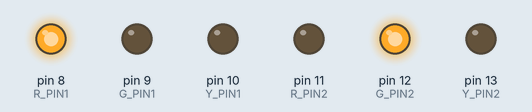
Recording of a sketch running on a simulated Arduino Uno, built with avr-gcc and run on an emulated ATmega328P. Parts: output pins drawn as LEDs (lit = HIGH). What the sketch prints to the serial monitor is not drawn.

Above: at 7.5 s.
At 27.5 s:
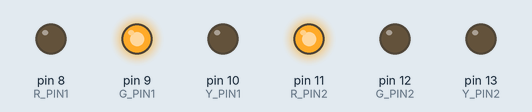
At 37.5 s:
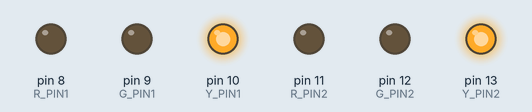
Timing chart, 0 to 52.0 s (numbered marks = the images above):
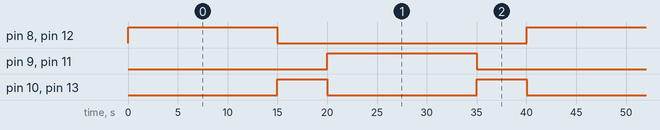

The sketch:

TrafficLight1New.ino
```cpp
/*
После последних уточнений задачи, логика работы светофоров была изменена на R->Y->G->Y, что
позволило совершенно безболезненно разнести работу светофоров по схеме:
R1->Y1->G1->Y1 - режим работы светофора для коров, время цикла = 40 сек
G2->Y2->R2->Y2 - режим работы светофора для овец, время цикла = 40 сек
Иначе говоря, система может находиться в 3 состояниях
1: R1 G2
2: Y1 Y2
3: G1 R2
Условием перехода является достижение времени работы
@Petrov Ivan 2024
*/


int State = 1;
unsigned long CowsClosedSheepsOpened = 15000;
unsigned long BothTrafficLightsYellow_firstTime = 20000;
unsigned long CowsOpenedSheepsClosed = 35000;
unsigned long BothTrafficLightsYellow_secondTime = 40000;

unsigned long t_init = 0;

short int R_PIN1 = 8;
short int G_PIN1 = 9;
short int Y_PIN1 = 10;

short int R_PIN2 = 11;
short int G_PIN2 = 12;
short int Y_PIN2 = 13;


void setup() {
  pinMode(R_PIN1, OUTPUT);
  pinMode(G_PIN1, OUTPUT);
  pinMode(Y_PIN1, OUTPUT);

  pinMode(R_PIN2, OUTPUT);
  pinMode(G_PIN2, OUTPUT);
  pinMode(Y_PIN2, OUTPUT);
  Serial.begin(9600);
}

void loop() {
  checkState();
  doState();
  Serial.println(millis() - t_init);
    Serial.println(State);
}

void doState() {

  switch (State) {
    case 1:
      controlTrafficLigths(R_PIN1, G_PIN1, Y_PIN1, 1, 0, 0);
      controlTrafficLigths(R_PIN2, G_PIN2, Y_PIN2, 0, 1, 0);
      break;

    case 2:
      controlTrafficLigths(R_PIN1, G_PIN1, Y_PIN1, 0, 0, 1);
      controlTrafficLigths(R_PIN2, G_PIN2, Y_PIN2, 0, 0, 1);
      break;

    case 3:
      controlTrafficLigths(R_PIN1, G_PIN1, Y_PIN1, 0, 1, 0);
      controlTrafficLigths(R_PIN2, G_PIN2, Y_PIN2, 1, 0, 0);
      break;
  }
}

void controlTrafficLigths(short int R_PIN, short int G_PIN, short int Y_PIN, short int valR, short int valG, short int valY) {

  digitalWrite(R_PIN, valR);  // Red pin signal
  digitalWrite(G_PIN, valG);  // Green pin signal
  digitalWrite(Y_PIN, valY);  // Blue pin signal , можно отказаться, т.к. не используется
}

unsigned long checkState() {

  if (millis() - t_init < BothTrafficLightsYellow_secondTime)
  {
    State = 2;
  }

  if (millis() - t_init < CowsOpenedSheepsClosed) {
    State = 3;
  }

  if (millis() - t_init < BothTrafficLightsYellow_firstTime)
  {
    State = 2;
  }

  if (millis() - t_init < CowsClosedSheepsOpened)
  {
    State = 1;
  }
  if (millis() - t_init > BothTrafficLightsYellow_secondTime)
  {
    t_init = millis();
  }
  return 0;
}
```

Measured:
- by itself, pin 8 (R_PIN1), pin 9 (G_PIN1), pin 11 (R_PIN2), pin 12 (G_PIN2): alternates HIGH for 15.0 s and LOW for 25.0 s
- by itself, pin 10 (Y_PIN1), pin 13 (Y_PIN2): alternates HIGH for 5.0 s and LOW for 15.0 s
- by itself, everything shown: repeats every 40.0 s, in 4 steps
